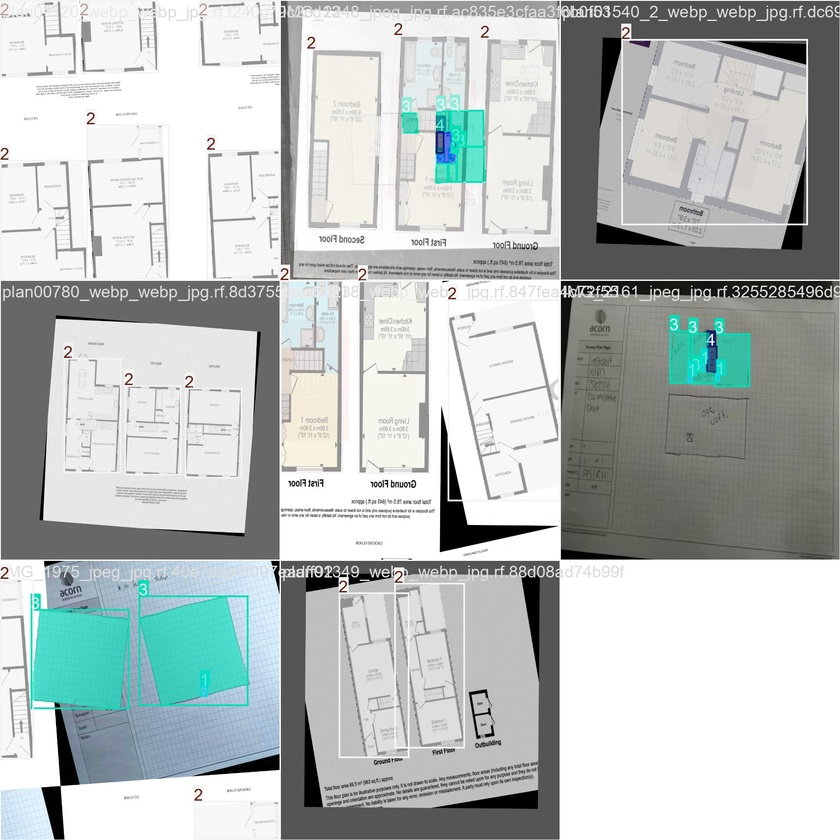
#> input picture training/Training/train_batch0.jpg, 840 x 840 px, shrunk from 1920 x 1920 before the run
$ python -i preprocessing.py   (imports and definitions only)
#> lines starting #> are read from the running program, lines starting #| are printed output that depends on the picture; after the words box and inside, x2 and y2 are one past the last pixel; in counts of white or black regions, pixels touching at a corner belong together
#> further down, picture is the input picture: shape (840, 840, 3); mean B, G, R 190.7, 191.7, 185.3
"""Image preprocessing: auto-rotate, crop Acorn form, deskew, normalize lighting."""

import cv2
import numpy as np
from typing import Tuple, Optional


def preprocess_sketch(image: np.ndarray, debug_dir: Optional[str] = None) -> Tuple[np.ndarray, Optional[np.ndarray]]:
    """
    Full preprocessing pipeline for Acorn surveyor sketch photos.

    Handles:
    - Landscape templates photographed in portrait (rotated)
    - Acorn survey form on left/top side
    - Uneven lighting from phone camera
    - Slight rotation/skew

    Returns:
        (sketch_area, form_area)
        sketch_area has a `_raw_sketch` attribute: same crop WITHOUT CLAHE normalization.
        Strategy A uses raw sketch because CLAHE darkens grid intersections into
        the same range as pen walls, making them inseparable.
    """
    import os

    if debug_dir:
        os.makedirs(debug_dir, exist_ok=True)
        cv2.imwrite(os.path.join(debug_dir, "00_original.png"), image)

    # Step 1: Auto-rotate if the template is landscape but photo is portrait
    image, was_rotated = _auto_rotate_to_landscape(image, debug_dir)

    # Keep a copy BEFORE CLAHE for strategies that need raw grayscale
    image_raw = image.copy()

    # Step 2: Normalize lighting (CLAHE)
    image = normalize_lighting(image)

    # Step 3: Crop out the survey form (same crop coords for both raw and CLAHE)
    sketch, form_area = detect_and_crop_form(image, debug_dir, was_rotated=was_rotated)

    # Apply the same crop to the raw image
    # detect_and_crop_form returns a cropped view — replicate the crop on raw
    raw_sketch = _apply_same_crop(image_raw, image, sketch)

    # Step 4: Trim footer/margins
    sketch_before_trim = sketch
    sketch = _trim_footer_and_margins(sketch, debug_dir)

    # Apply same trim to raw
    raw_sketch = _apply_same_trim(raw_sketch, sketch_before_trim, sketch)

    # Step 5: Deskew slight rotation
    sketch = deskew_image(sketch)
    raw_sketch = deskew_image(raw_sketch)

    # Step 6: Suppress graph paper grid lines so they don't confuse the model
    sketch = _suppress_grid_lines(sketch, debug_dir)
    raw_sketch = _suppress_grid_lines(raw_sketch, None)

    if debug_dir:
        cv2.imwrite(os.path.join(debug_dir, "01_preprocessed.png"), sketch)

    # Attach raw sketch as attribute (numpy arrays support arbitrary attributes via subclass)
    # Instead, store in module-level cache for access by strategies
    _raw_sketch_cache["latest"] = raw_sketch

    return sketch, form_area


def _suppress_grid_lines(image: np.ndarray, debug_dir: Optional[str] = None) -> np.ndarray:
    """
    Aggressively suppress graph paper grid lines from the survey sheet.

    Grid lines are thin, regularly-spaced lines that the model classifies
    as room interior (50%+ room pixels). This uses morphological line
    detection to find thin horizontal/vertical structures and whites them
    out, while preserving thick pen strokes (walls, text, annotations).
    """
    import os

    gray = cv2.cvtColor(image, cv2.COLOR_BGR2GRAY) if len(image.shape) == 3 else image.copy()
    is_color = len(image.shape) == 3
    h, w = gray.shape

    # Adaptive kernel size based on image resolution (longer kernels = more selective for lines)
    line_len = max(25, min(w, h) // 40)

    # Step 1: adaptive threshold to binarize ALL dark marks (grid + pen + text).
    # Grid paper grid lines are light-gray; pen is dark. Adaptive threshold handles
    # uneven lighting much better than a fixed threshold.
    binary = cv2.adaptiveThreshold(
        gray, 255, cv2.ADAPTIVE_THRESH_MEAN_C, cv2.THRESH_BINARY_INV,
        blockSize=15, C=10,
    )

    # Step 2: isolate long horizontal / vertical structures from the binary mask.
    # A morphological OPEN with a long 1-pixel-thick kernel only passes structures
    # that are at least `line_len` long in that direction — exactly what grid lines
    # (and, unfortunately, long wall strokes) look like.
    h_kernel = cv2.getStructuringElement(cv2.MORPH_RECT, (line_len, 1))
    v_kernel = cv2.getStructuringElement(cv2.MORPH_RECT, (1, line_len))
    h_mask = cv2.morphologyEx(binary, cv2.MORPH_OPEN, h_kernel)
    v_mask = cv2.morphologyEx(binary, cv2.MORPH_OPEN, v_kernel)

    # Combine and dilate slightly to cover full grid line width
    grid_mask = cv2.bitwise_or(h_mask, v_mask)
    dilate_kernel = cv2.getStructuringElement(cv2.MORPH_RECT, (3, 3))
    grid_mask = cv2.dilate(grid_mask, dilate_kernel, iterations=1)

    # PROTECT thick pen strokes (walls, text, annotations). Pen ink is distinctly
    # darker than light-gray grid lines — use a tighter threshold so we actually
    # protect walls. Dilate generously so edges survive.
    pen_mask = (gray < 100).astype(np.uint8) * 255
    pen_protect = cv2.dilate(pen_mask, cv2.getStructuringElement(cv2.MORPH_RECT, (7, 7)), iterations=1)
    grid_mask = cv2.bitwise_and(grid_mask, cv2.bitwise_not(pen_protect))

    grid_pct = np.sum(grid_mask > 0) / (h * w) * 100
    print(f"[PREPROCESS] Grid suppression: {grid_pct:.1f}% of pixels identified as grid lines")

    if debug_dir:
        os.makedirs(debug_dir, exist_ok=True)
        cv2.imwrite(os.path.join(debug_dir, "05_grid_mask.png"), grid_mask)

    # White out grid lines completely
    result = image.copy()
    if is_color:
        result[grid_mask > 0] = [255, 255, 255]
    else:
        result[grid_mask > 0] = 255

    if debug_dir:
        cv2.imwrite(os.path.join(debug_dir, "06_grid_suppressed.png"), result)

    return result


# Module-level cache for raw (un-CLAHE) sketch
_raw_sketch_cache = {}


def get_raw_sketch() -> Optional[np.ndarray]:
    """Get the latest raw (un-CLAHE) sketch from preprocessing."""
    return _raw_sketch_cache.get("latest")


def _apply_same_crop(raw_image: np.ndarray, clahe_image: np.ndarray, cropped: np.ndarray) -> np.ndarray:
    """Apply the same crop that was applied to clahe_image to get cropped, but on raw_image."""
    clahe_h, clahe_w = clahe_image.shape[:2]
    crop_h, crop_w = cropped.shape[:2]

    if crop_h == clahe_h and crop_w == clahe_w:
        return raw_image  # No crop happened

    # Find the crop offset by matching dimensions
    # The crop removes either left/right or top/bottom
    dy = clahe_h - crop_h
    dx = clahe_w - crop_w

    raw_h, raw_w = raw_image.shape[:2]

    # Try to find matching corner — check if crop starts at (0,0) or offset
    # Most common: form on LEFT removed, so crop starts at (dx, 0)
    # Or form at TOP removed, so crop starts at (0, dy)
    if dx > 0 and dy <= 10:
        # Horizontal crop — form on left or right
        # Check if the left edge was removed
        return raw_image[:, dx:][:crop_h, :crop_w]
    elif dy > 0 and dx <= 10:
        # Vertical crop — form on top or bottom
        return raw_image[dy:, :][:crop_h, :crop_w]
    else:
        # Both dimensions changed — use the crop dimensions from the end
        return raw_image[:crop_h, :crop_w]


def _apply_same_trim(raw_sketch: np.ndarray, before_trim: np.ndarray, after_trim: np.ndarray) -> np.ndarray:
    """Apply the same footer/margin trim to raw sketch."""
    bh, bw = before_trim.shape[:2]
    ah, aw = after_trim.shape[:2]

    if bh == ah and bw == aw:
        return raw_sketch  # No trim happened

    # Trim is bottom and/or left
    dy = bh - ah  # bottom trimmed
    dx = bw - aw  # left trimmed

    rh, rw = raw_sketch.shape[:2]
    y_end = rh - dy if dy > 0 else rh
    x_start = dx if dx > 0 else 0

    return raw_sketch[:y_end, x_start:]


def _auto_rotate_to_landscape(image: np.ndarray, debug_dir: Optional[str] = None) -> np.ndarray:
    """
    Acorn survey templates are LANDSCAPE. If the photo is portrait,
    detect the form position and rotate to match.

    The Acorn form has:
    - Dense table lines (horizontal + vertical) in one region
    - The Acorn logo (green circle) at one corner
    - Form text fields (Client, N-, Date, Site, Floor, etc.)

    Logic:
    - If image is portrait (h > w * 1.1), it's rotated
    - Find where the dense form region is (top/bottom/left/right)
    - Rotate so the form ends up on the LEFT side (standard Acorn layout)
    """
    import os
    h, w = image.shape[:2]

    # Detect where the form is by analyzing edge density in quadrants
    gray = cv2.cvtColor(image, cv2.COLOR_BGR2GRAY)
    edges = cv2.Canny(gray, 50, 150)
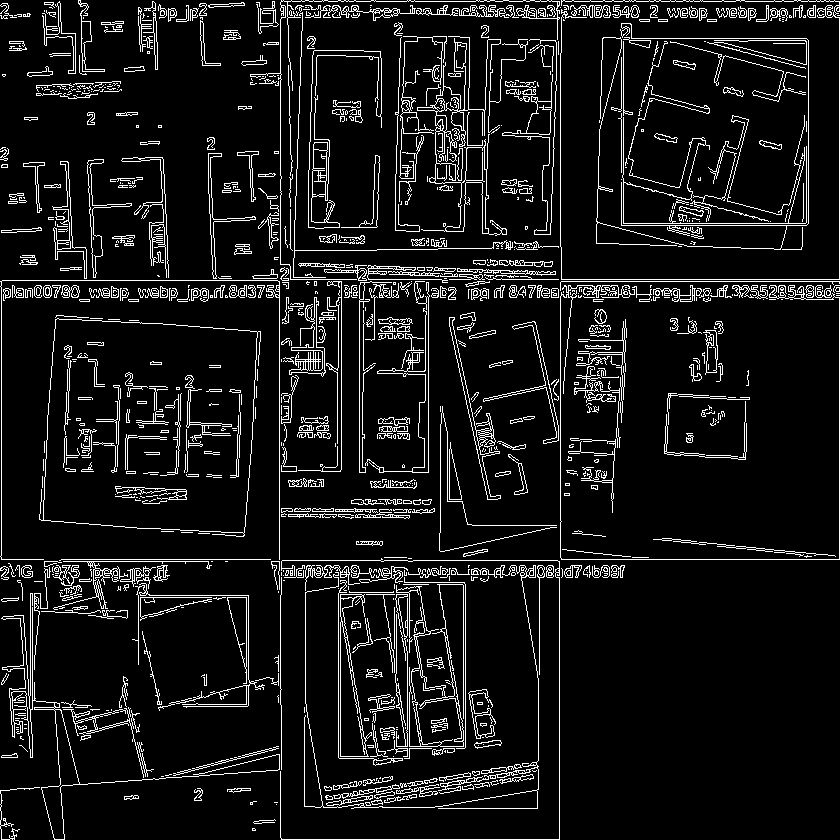
#> edges: shape (840, 840); 8.7% white in thin lines or dots

    # Split into 4 quadrants and measure density
    mid_y, mid_x = h // 2, w // 2
    q_tl = np.mean(edges[:mid_y, :mid_x])   # top-left
#> q_tl = 25.41
    q_tr = np.mean(edges[:mid_y, mid_x:])    # top-right
#> q_tr = 27.3
    q_bl = np.mean(edges[mid_y:, :mid_x])    # bottom-left
#> q_bl = 24.08
    q_br = np.mean(edges[mid_y:, mid_x:])    # bottom-right
#> q_br = 11.49

    # Also check for green pixels (Acorn logo) in corners
    hsv = cv2.cvtColor(image, cv2.COLOR_BGR2HSV)
#> hsv: shape (840, 840, 3); mean H, S, V 19.4, 12.8, 193
    green_mask = cv2.inRange(hsv, np.array([35, 25, 25]), np.array([85, 255, 255]))
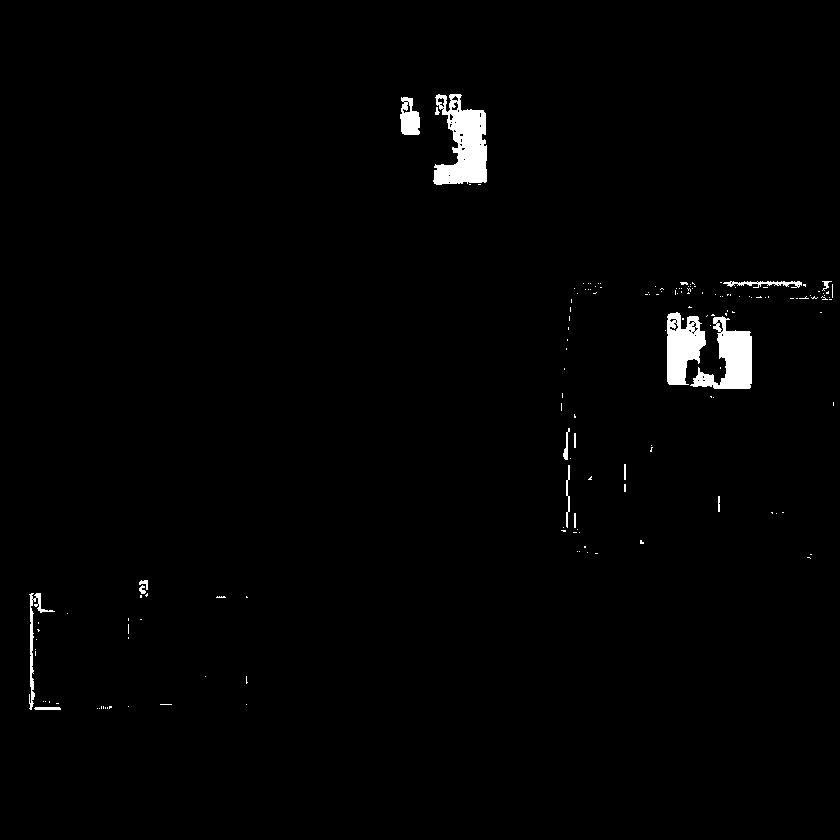
#> green_mask: shape (840, 840); 1.3% white; 158 white regions (141 under 20 px), largest, box (x1, y1, x2, y2) and area: (433, 94, 487, 185) 3030, (690, 316, 752, 389) 2208, (667, 312, 706, 385) 1904
    corner_size = min(h, w) // 6
    green_tl = np.sum(green_mask[:corner_size, :corner_size] > 0)
#> green_tl = 0
    green_tr = np.sum(green_mask[:corner_size, -corner_size:] > 0)
#> green_tr = 0
    green_bl = np.sum(green_mask[-corner_size:, :corner_size] > 0)
#> green_bl = 134
    green_br = np.sum(green_mask[-corner_size:, -corner_size:] > 0)
#> green_br = 0

    max_green = max(green_tl, green_tr, green_bl, green_br)
#> max_green = 134
    top_density = (q_tl + q_tr) / 2
#> top_density = 26.35
    bottom_density = (q_bl + q_br) / 2
#> bottom_density = 17.78
    left_density = (q_tl + q_bl) / 2
#> left_density = 24.74
    right_density = (q_tr + q_br) / 2
#> right_density = 19.39

    # Landscape survey photos are already in the required orientation. Never
    # rotate them 90 degrees based only on colour/logo heuristics: clipboard,
    # clothing, and lighting regularly create false green detections.
    if h <= w * 1.1:
        print(f"[PREPROCESS] Already landscape/square ({w}x{h}) - keeping landscape orientation")
#| [PREPROCESS] Already landscape/square (840x840) - keeping landscape orientation
#> in preprocess_sketch, `image, was_rotated = _auto_rotate_to_landscape(image, debug_dir)`: was_rotated = False
        return image, False

    # Legacy orientation analysis below is only used for portrait inputs.
    if h <= w * 1.1:
        # Form is sideways (top or bottom) if:
        # 1. Logo is in TR or BR corner
        # 2. Top or bottom edge has significantly higher density than left
        is_sideways = (
            (max_green > 100 and (max_green == green_tr or max_green == green_br)) or
            (bottom_density > left_density * 1.25) or (top_density > left_density * 1.25)
        )

        if not is_sideways:
            # Check if form is on the right side
            is_form_on_right = (
                (max_green > 100 and (max_green == green_tr or max_green == green_br)) or
                (right_density > left_density * 1.2)
            )
            if is_form_on_right:
                print(f"[PREPROCESS] Already landscape/square ({w}x{h}) with form on RIGHT - rotating 180°")
                return cv2.rotate(image, cv2.ROTATE_180), True
            else:
                print(f"[PREPROCESS] Already landscape/square ({w}x{h}) with form on LEFT - no rotation needed")
                return image, False

    print(f"[PREPROCESS] Checking rotation for {w}x{h} image...")
    print(f"[PREPROCESS] Edge density - TL:{q_tl:.1f} TR:{q_tr:.1f} BL:{q_bl:.1f} BR:{q_br:.1f}")
    print(f"[PREPROCESS] Green logo - TL:{green_tl} TR:{green_tr} BL:{green_bl} BR:{green_br}")

    # For portrait inputs, compare both rotations and prefer the one that
    # places the structurally dense form panel on the left. This works for
    # photos taken in either phone orientation and does not depend on colour.
    cw = cv2.rotate(image, cv2.ROTATE_90_CLOCKWISE)
    ccw = cv2.rotate(image, cv2.ROTATE_90_COUNTERCLOCKWISE)

    # [7 lines left out: function _left_form_score, not called in this run]

    cw_score = _left_form_score(cw)
    ccw_score = _left_form_score(ccw)
    if max(cw_score, ccw_score) >= 1.15 and abs(cw_score - ccw_score) >= 0.10:
        if cw_score > ccw_score:
            print(f"[PREPROCESS] Portrait structure selects 90 degrees clockwise "
                  f"(left-form score {cw_score:.2f} vs {ccw_score:.2f})")
            rotated = cw
        else:
            print(f"[PREPROCESS] Portrait structure selects 90 degrees counter-clockwise "
                  f"(left-form score {ccw_score:.2f} vs {cw_score:.2f})")
            rotated = ccw
        if debug_dir:
            cv2.imwrite(os.path.join(debug_dir, "00b_rotated.png"), rotated)
        return rotated, True

    # Determine rotation based on where the form is
    if max_green == green_tl and max_green > 100:
        # Logo at top-left in portrait = needs 90° clockwise rotation
        # After rotation: form on left (correct Acorn layout)
        print(f"[PREPROCESS] Logo at TOP-LEFT, rotating 90° clockwise")
        rotated = cv2.rotate(image, cv2.ROTATE_90_CLOCKWISE)
    elif max_green == green_tr and max_green > 100:
        # Logo at top-right in portrait photo.
        # Try both rotations — pick the one where the form (dense area) ends up on LEFT.
        cw = cv2.rotate(image, cv2.ROTATE_90_CLOCKWISE)
        ccw = cv2.rotate(image, cv2.ROTATE_90_COUNTERCLOCKWISE)
        cw_gray = cv2.cvtColor(cw, cv2.COLOR_BGR2GRAY)
        ccw_gray = cv2.cvtColor(ccw, cv2.COLOR_BGR2GRAY)
        cw_w = cw_gray.shape[1]
        ccw_w = ccw_gray.shape[1]
        cw_left = np.mean(cw_gray[:, :cw_w // 3] < 128)
        cw_right = np.mean(cw_gray[:, 2 * cw_w // 3:] < 128)
        ccw_left = np.mean(ccw_gray[:, :ccw_w // 3] < 128)
        ccw_right = np.mean(ccw_gray[:, 2 * ccw_w // 3:] < 128)
        cw_score = cw_left / max(cw_right, 0.001)
        ccw_score = ccw_left / max(ccw_right, 0.001)
        if cw_score > ccw_score:
            print(f"[PREPROCESS] Logo at TOP-RIGHT, rotating 90° clockwise (form-left: {cw_score:.1f} vs {ccw_score:.1f})")
            rotated = cw
        else:
            print(f"[PREPROCESS] Logo at TOP-RIGHT, rotating 90° counter-clockwise (form-left: {ccw_score:.1f} vs {cw_score:.1f})")
            rotated = ccw
    elif max_green == green_bl and max_green > 100:
        # Logo at bottom-left = needs 90° counter-clockwise
        print(f"[PREPROCESS] Logo at BOTTOM-LEFT, rotating 90° counter-clockwise")
        rotated = cv2.rotate(image, cv2.ROTATE_90_COUNTERCLOCKWISE)
    elif max_green == green_br and max_green > 100:
        # Logo at bottom-right = needs 90° clockwise
        print(f"[PREPROCESS] Logo at BOTTOM-RIGHT, rotating 90° clockwise")
        rotated = cv2.rotate(image, cv2.ROTATE_90_CLOCKWISE)
    elif top_density > bottom_density * 1.3:
        # Form at top, rotate clockwise to put it on left
        print(f"[PREPROCESS] Dense region at TOP, rotating 90° clockwise")
        rotated = cv2.rotate(image, cv2.ROTATE_90_CLOCKWISE)
    elif bottom_density > top_density * 1.3:
        # Form at bottom, rotate counter-clockwise
        print(f"[PREPROCESS] Dense region at BOTTOM, rotating 90° counter-clockwise")
        rotated = cv2.rotate(image, cv2.ROTATE_90_COUNTERCLOCKWISE)
    else:
        # Default: rotate clockwise (most common phone orientation)
        print(f"[PREPROCESS] Default rotation 90° clockwise")
        rotated = cv2.rotate(image, cv2.ROTATE_90_CLOCKWISE)

    # Post-rotation verification: form should be on LEFT side
    # If form ended up on RIGHT, we rotated wrong way — flip 180°
    rot_gray = cv2.cvtColor(rotated, cv2.COLOR_BGR2GRAY)
    rot_h, rot_w = rot_gray.shape
    left_density = np.mean(rot_gray[:, :rot_w // 4] < 128)
    right_density = np.mean(rot_gray[:, 3 * rot_w // 4:] < 128)
    if right_density > left_density * 1.5 and right_density > 0.05:
        print(f"[PREPROCESS] Post-check: form on RIGHT (L={left_density:.3f}, R={right_density:.3f}), flipping 180°")
        rotated = cv2.rotate(rotated, cv2.ROTATE_180)

    if debug_dir:
        cv2.imwrite(os.path.join(debug_dir, "00b_rotated.png"), rotated)

    return rotated, True


def normalize_lighting(image: np.ndarray) -> np.ndarray:
    """Correct uneven lighting using CLAHE on luminance channel."""
    lab = cv2.cvtColor(image, cv2.COLOR_BGR2LAB)
#> lab: shape (840, 840, 3); mean of channels 0, 1, 2 194.8, 126.1, 128
    l, a, b = cv2.split(lab)
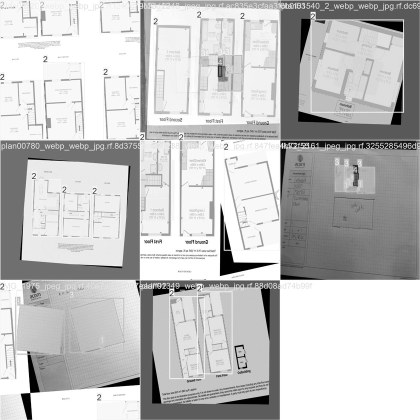
#> l: shape (840, 840) (shown at 1/2 size); min 0, max 255, mean 194.8
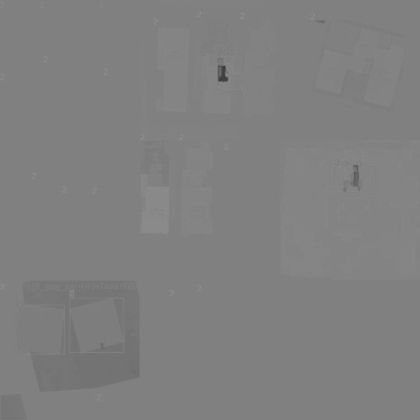
#> b: shape (840, 840) (shown at 1/2 size); min 53, max 143, mean 128
    clahe = cv2.createCLAHE(clipLimit=2.0, tileGridSize=(8, 8))
    l_corrected = clahe.apply(l)
    lab_corrected = cv2.merge([l_corrected, a, b])
#> lab_corrected: shape (840, 840, 3); mean of channels 0, 1, 2 181.1, 126.1, 128
    return cv2.cvtColor(lab_corrected, cv2.COLOR_LAB2BGR)


def detect_and_crop_form(
    image: np.ndarray,
    debug_dir: Optional[str] = None,
    was_rotated: bool = False
) -> Tuple[np.ndarray, Optional[np.ndarray]]:
    """
    Detect and remove the Acorn survey form.

    After rotation, the form should be on the LEFT side.
    Strategy:
    1. Analyze column-wise edge density (form has dense table borders)
    2. Find the column where density drops sharply = form boundary
    3. Crop everything left of that = form, right of that = sketch
    """
#> called with was_rotated = False
    import os
    h, w = image.shape[:2]
    gray = cv2.cvtColor(image, cv2.COLOR_BGR2GRAY)
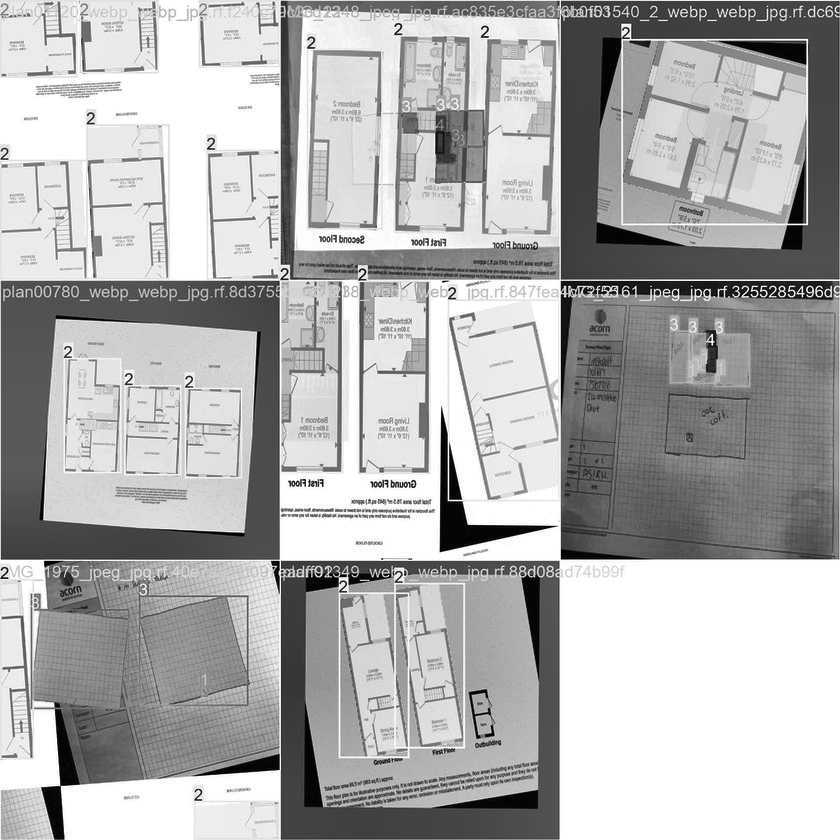
#> gray: shape (840, 840); min 2, max 255, mean 175.6
    edges = cv2.Canny(gray, 50, 150)
#> edges: shape (840, 840); 12.2% white in thin lines or dots

    # Analyze column-wise density in strips
    strip_w = max(w // 40, 5)
#> (the rest of the program and of its run is left out)
